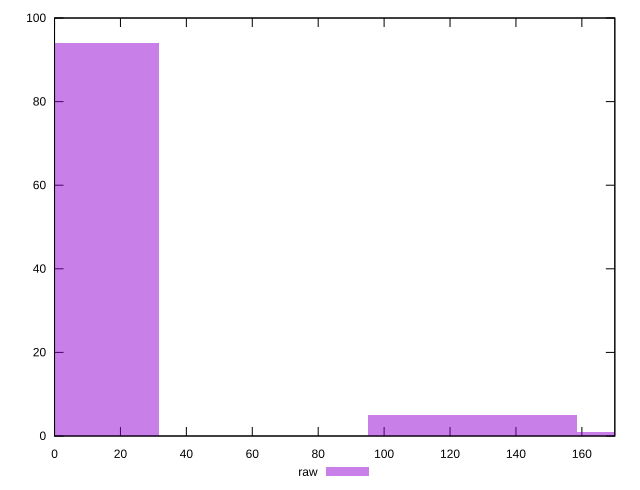

Generate this figure with gnuplot:
reset

$raw <<EOF
0 94
126.93834919570504 5
190.40752379355757 1
EOF

set key outside below
set boxwidth 63.46917459785252
set xrange [0:170]
set yrange [0:100]
set trange [0:100]
set style fill transparent solid 0.5 noborder
set terminal svg size 640, 490 enhanced background rgb 'white'
set output "report/report_00029_2021-02-24T13-36-40.390Z/unminified-javascript/samples/music/raw/histogram.svg"

plot $raw title "raw" with boxes

reset
